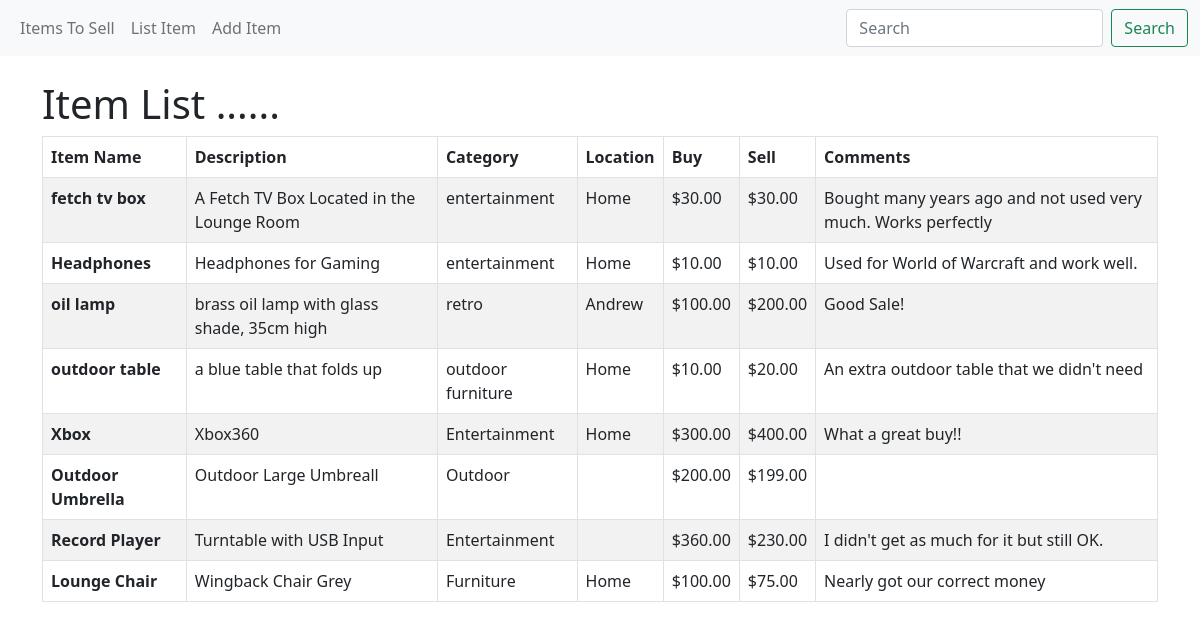
Page /list_item on the earlier database version.
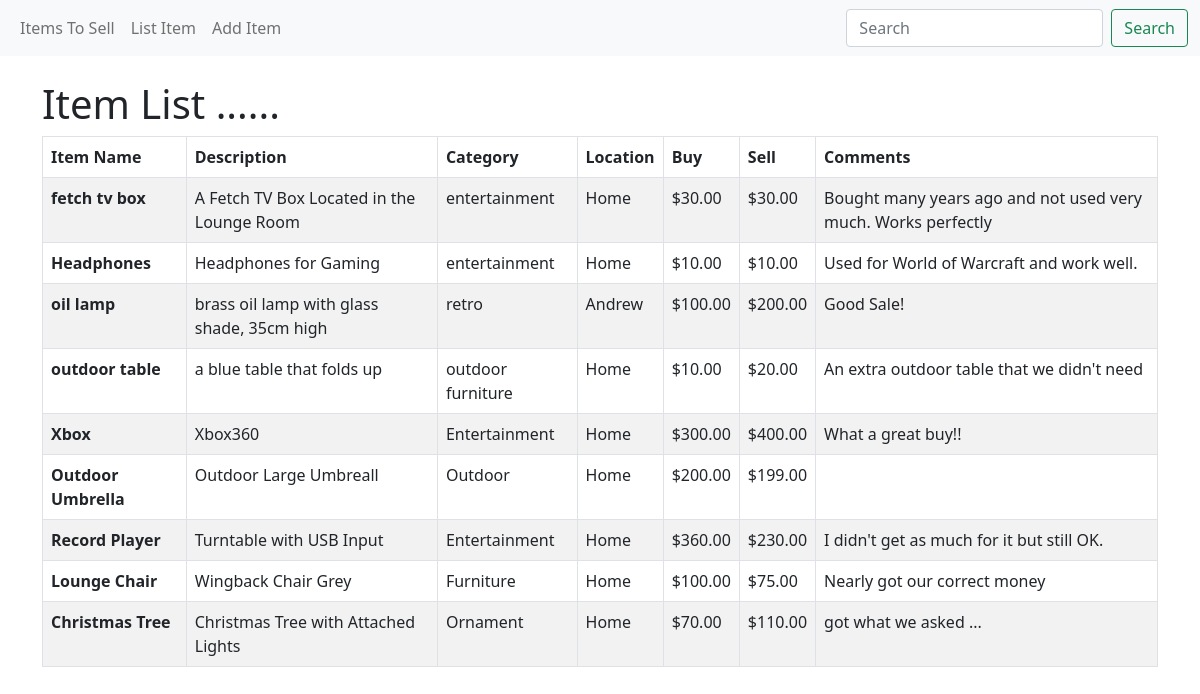
Same page on the later database version.
### items_db/models.py (models this page shows, shortened)
class Item(models.Model):
	item_name = models.CharField('Item Name', max_length=120)
	category = models.CharField(max_length=30)
	description = models.TextField(blank=True)
	source = models.ForeignKey(Source, blank=True, null=True, on_delete=models.CASCADE)
	value = models.DecimalField(max_digits=6, decimal_places=2)
	sell =  models.DecimalField(max_digits=6, decimal_places=2)
	comments =  models.TextField(blank=True)

class Source(models.Model):
	name = models.CharField('Location Name', max_length=120)
	address = models.CharField(max_length=120)
	postcode = models.CharField(max_length=10)
	phone = models.CharField('Contact Phone', max_length=10)
	web = models.URLField('Website Address')
	email = models.EmailField('Email Address')

### items_db/views.py (the view)
# urls.py: path('list_item', views.list_item, name="list-item"),
def list_item(request):
	list_items = Item.objects.all()
	return render(request, 'list_item.html', {'list_items': list_items})

### items_db/templates/list_item.html
{% extends 'base.html' %}
{% block content %}
<h1>Item List ......</h1>
<table class="table table-striped table-bordered table-hover">
  <thead class="thead-dark">
    <tr>
      <th scope="col">Item Name</th>
      <th scope="col">Description</th>
      <th scope="col">Category</th>
      <th scope="col">Location</th>
      <th scope="col">Buy</th>
      <th scope="col">Sell</th>
      <th scope="col">Comments</th>
    </tr>
  </thead>
  <tbody>
  {% for list in list_items %}
    <tr>
      <th scope="row">{{ list.item_name }}</th>
      <td>{{ list.description }}</td>
      <td>{{ list.category }}</td>
      <td>{{ list.source.name }}</td>
      <td>${{ list.value }}</td>
      <td>${{ list.sell }}</td>
      <td>{{ list.comments }}</td>
    </tr>
  {% endfor %}
</tbody>
</table>
{% endblock %}

### items_db/templates/base.html (shortened to what this page needs)
<!doctype html>
<html lang="en">
  <head>
    <link href="https://cdn.jsdelivr.net/npm/bootstrap@5.0.2/dist/css/bootstrap.min.css" rel="stylesheet">
  </head>
  <body>
  	{% include 'navbar.html' %}
  	<br/>
    <div class="container">
       {% block content %}
	     {% endblock %}
    </div>
  </body>
</html>

### items_db/templates/navbar.html
<nav class="navbar navbar-expand-lg navbar-light bg-light">
  <div class="container-fluid">
    <div class="collapse navbar-collapse" id="navbarSupportedContent">
      <ul class="navbar-nav me-auto mb-2 mb-lg-0">
        <li class="nav-item">
          <a class="nav-link" href="{% url 'home' %}">Items To Sell</a>
        </li>
        <li class="nav-item">
          <a class="nav-link" href="{% url 'list-item' %}">List Item</a>
        </li>
        <li class="nav-item">
          <a class="nav-link" href="{% url 'add-item' %}">Add Item</a>
        </li>
      </ul>
      <form class="d-flex">
        <input class="form-control me-2" type="search" placeholder="Search" aria-label="Search">
        <button class="btn btn-outline-success" type="submit">Search</button>
      </form>
    </div>
  </div>
</nav>

Differences in the rows shown:
changed Item "Outdoor Umbrella": source.name (not shown) → "Home"
changed Item "Record Player": source.name (not shown) → "Home"
added Item: item_name "Christmas Tree", description "Christmas Tree with Attached Lights", category "Ornament", source.name "Home", value "70.00", sell "110.00", comments "got what we asked ..."
